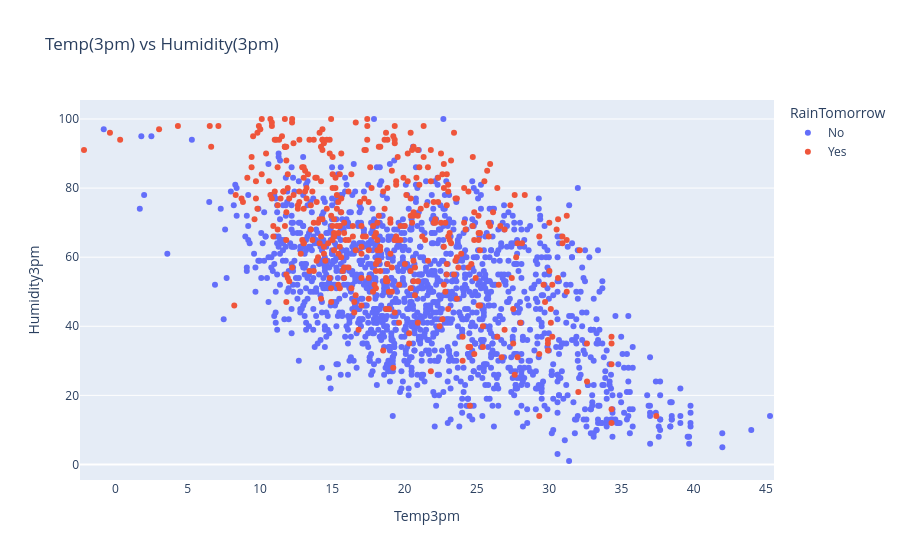

This figure's notebook cell:
### Code cell
px.strip(raw_df.sample(2000),
         title = 'Temp(3pm) vs Humidity(3pm)', 
         x = 'Temp3pm', 
         y = 'Humidity3pm', 
         color = 'RainTomorrow')

### Figure 1 — Plotly figure (JSON) as saved in the notebook; plotly's stock layout.template omitted (floating-point values rounded to 4 significant figures; data arrays with more than 128 entries replaced by an {"elided": "..."} marker saying what was removed)
{"data": [{"alignmentgroup": "True", "boxpoints": "all", "fillcolor": "rgba(255,255,255,0)", "hoveron": "points", "hovertemplate": "RainTomorrow=No<br>Temp3pm=%{x}<br>Humidity3pm=%{y}<extra></extra>", "legendgroup": "No", "line": {"color": "rgba(255,255,255,0)"}, "marker": {"color": "#636efa"}, "name": "No", "offsetgroup": "No", "orientation": "v", "pointpos": 0, "showlegend": true, "type": "box", "x": {"elided": "1577 float values"}, "x0": " ", "xaxis": "x", "y": {"elided": "1577 float values"}, "y0": " ", "yaxis": "y"}, {"alignmentgroup": "True", "boxpoints": "all", "fillcolor": "rgba(255,255,255,0)", "hoveron": "points", "hovertemplate": "RainTomorrow=Yes<br>Temp3pm=%{x}<br>Humidity3pm=%{y}<extra></extra>", "legendgroup": "Yes", "line": {"color": "rgba(255,255,255,0)"}, "marker": {"color": "#EF553B"}, "name": "Yes", "offsetgroup": "Yes", "orientation": "v", "pointpos": 0, "showlegend": true, "type": "box", "x": {"elided": "423 float values"}, "x0": " ", "xaxis": "x", "y": {"elided": "423 float values"}, "y0": " ", "yaxis": "y"}], "layout": {"boxmode": "group", "legend": {"title": {"text": "RainTomorrow"}, "tracegroupgap": 0}, "title": {"text": "Temp(3pm) vs Humidity(3pm)"}, "xaxis": {"anchor": "y", "domain": [0, 1], "title": {"text": "Temp3pm"}}, "yaxis": {"anchor": "x", "domain": [0, 1], "title": {"text": "Humidity3pm"}}}}
